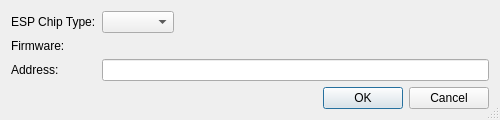
<?xml version="1.0" encoding="UTF-8"?>
<ui version="4.0">
 <class>EspFirmwareSelectionDialog</class>
 <widget class="QDialog" name="EspFirmwareSelectionDialog">
  <property name="geometry">
   <rect>
    <x>0</x>
    <y>0</y>
    <width>500</width>
    <height>114</height>
   </rect>
  </property>
  <property name="windowTitle">
   <string>Flash MicroPython Firmware</string>
  </property>
  <property name="sizeGripEnabled">
   <bool>true</bool>
  </property>
  <layout class="QVBoxLayout" name="verticalLayout">
   <item>
    <layout class="QGridLayout" name="gridLayout">
     <item row="0" column="0">
      <widget class="QLabel" name="label">
       <property name="text">
        <string>ESP Chip Type:</string>
       </property>
      </widget>
     </item>
     <item row="0" column="1">
      <widget class="QComboBox" name="espComboBox">
       <property name="toolTip">
        <string>Select the ESP chip type</string>
       </property>
       <property name="sizeAdjustPolicy">
        <enum>QComboBox::AdjustToContents</enum>
       </property>
      </widget>
     </item>
     <item row="0" column="2">
      <spacer name="horizontalSpacer">
       <property name="orientation">
        <enum>Qt::Horizontal</enum>
       </property>
       <property name="sizeHint" stdset="0">
        <size>
         <width>40</width>
         <height>20</height>
        </size>
       </property>
      </spacer>
     </item>
     <item row="1" column="0">
      <widget class="QLabel" name="label_2">
       <property name="text">
        <string>Firmware:</string>
       </property>
      </widget>
     </item>
     <item row="1" column="1" colspan="2">
      <widget class="E5PathPicker" name="firmwarePicker" native="true">
       <property name="focusPolicy">
        <enum>Qt::WheelFocus</enum>
       </property>
       <property name="toolTip">
        <string>Enter the path of the firmware file</string>
       </property>
      </widget>
     </item>
     <item row="2" column="0">
      <widget class="QLabel" name="addressLabel">
       <property name="text">
        <string>Address:</string>
       </property>
      </widget>
     </item>
     <item row="2" column="1" colspan="2">
      <widget class="E5ClearableLineEdit" name="addressEdit">
       <property name="toolTip">
        <string>Enter the flash addres in the hexadecimal form</string>
       </property>
       <property name="maxLength">
        <number>4</number>
       </property>
      </widget>
     </item>
    </layout>
   </item>
   <item>
    <widget class="QDialogButtonBox" name="buttonBox">
     <property name="orientation">
      <enum>Qt::Horizontal</enum>
     </property>
     <property name="standardButtons">
      <set>QDialogButtonBox::Cancel|QDialogButtonBox::Ok</set>
     </property>
    </widget>
   </item>
  </layout>
 </widget>
 <customwidgets>
  <customwidget>
   <class>E5PathPicker</class>
   <extends>QWidget</extends>
   <header>E5Gui/E5PathPicker.h</header>
   <container>1</container>
  </customwidget>
  <customwidget>
   <class>E5ClearableLineEdit</class>
   <extends>QLineEdit</extends>
   <header>E5Gui/E5LineEdit.h</header>
  </customwidget>
 </customwidgets>
 <tabstops>
  <tabstop>espComboBox</tabstop>
  <tabstop>firmwarePicker</tabstop>
  <tabstop>addressEdit</tabstop>
 </tabstops>
 <resources/>
 <connections>
  <connection>
   <sender>buttonBox</sender>
   <signal>accepted()</signal>
   <receiver>EspFirmwareSelectionDialog</receiver>
   <slot>accept()</slot>
   <hints>
    <hint type="sourcelabel">
     <x>248</x>
     <y>254</y>
    </hint>
    <hint type="destinationlabel">
     <x>157</x>
     <y>274</y>
    </hint>
   </hints>
  </connection>
  <connection>
   <sender>buttonBox</sender>
   <signal>rejected()</signal>
   <receiver>EspFirmwareSelectionDialog</receiver>
   <slot>reject()</slot>
   <hints>
    <hint type="sourcelabel">
     <x>316</x>
     <y>260</y>
    </hint>
    <hint type="destinationlabel">
     <x>286</x>
     <y>274</y>
    </hint>
   </hints>
  </connection>
 </connections>
</ui>
